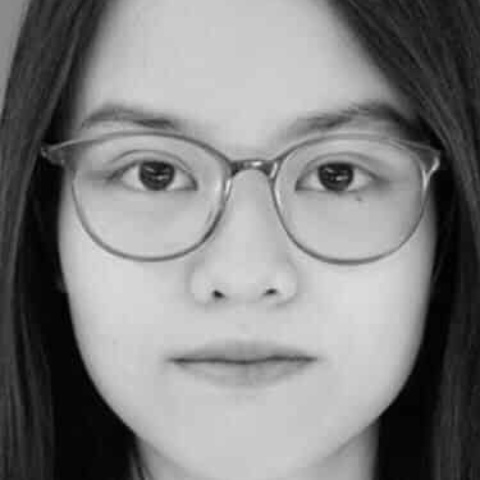
#> input picture CPV-github/processed image/AnhNTH.jpg, 480 x 480 px; its folder holds 4 pictures in this run
$ python lab08.py
#> lines starting #> are read from the running program, lines starting #| are printed output that depends on the picture
import numpy as np
import cv2
import os
from sklearn.decomposition import PCA
from sklearn.neighbors import KNeighborsClassifier
from sklearn.model_selection import train_test_split
from sklearn.metrics import accuracy_score
from sklearn.metrics import confusion_matrix
from sklearn.metrics import classification_report
from sklearn import svm

# Set the path to the dataset folder
dataset_path = 'processed image'

# Load the images from the dataset folder
images = []
names = []
for image_path in os.listdir(dataset_path):
    image = cv2.imread(os.path.join(dataset_path, image_path), cv2.IMREAD_GRAYSCALE)
#> image is the input picture: shape (480, 480); min 0, max 232, mean 128.7
    images.append(image)
    names.append(image_path.split('.')[0])

names = np.array(names)

def processImg():
    # noramlize the images
    images_normalized = []
    for image in images:
        img = cv2.equalizeHist(image)
        img = cv2.resize(img, (256, 256))
        img = cv2.GaussianBlur(img, (5, 5), 0)
        images_normalized.append(img)
#> this loop made 4 passes
#> pass 1, in processImg, `img = cv2.equalizeHist(image)`:
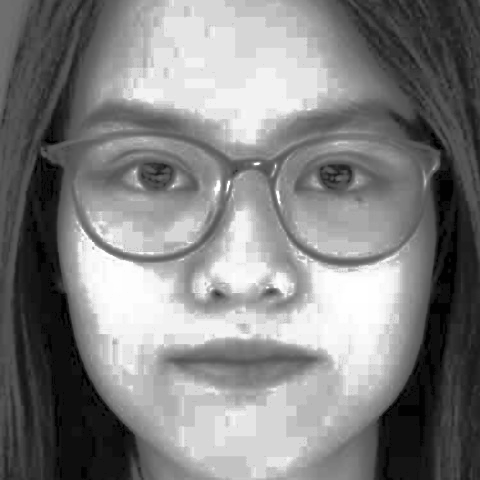
#> img: shape (480, 480); min 0, max 255, mean 129.2
#> pass 2, in processImg, `img = cv2.equalizeHist(image)`:
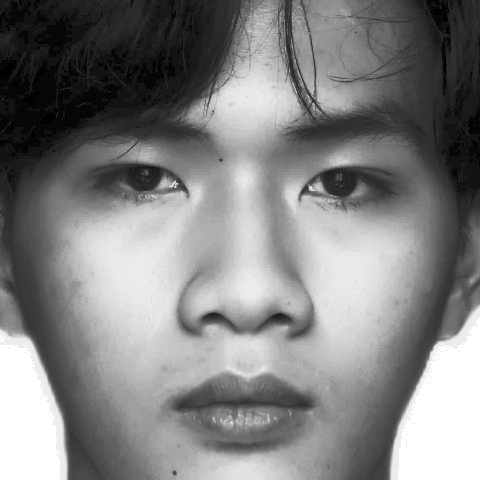
#> img: shape (480, 480); min 0, max 255, mean 128.9

    # flatten the images
    images_flatten = []
    for image in images_normalized:
        img = image.flatten()
        images_flatten.append(img)

    # convert the images to numpy array
    images_flatten = np.array(images_flatten)


    return images_flatten

# split the dataset into training and testing
images_flatten = processImg()
X_train, X_test, y_train, y_test = train_test_split(images_flatten, names, test_size=0.2, random_state=42)

# compute mean image
mean_image = np.mean(X_train, axis=0)

# compute the covariance matrix
#> (the run stopped early here; a loop or call above may not have finished)
